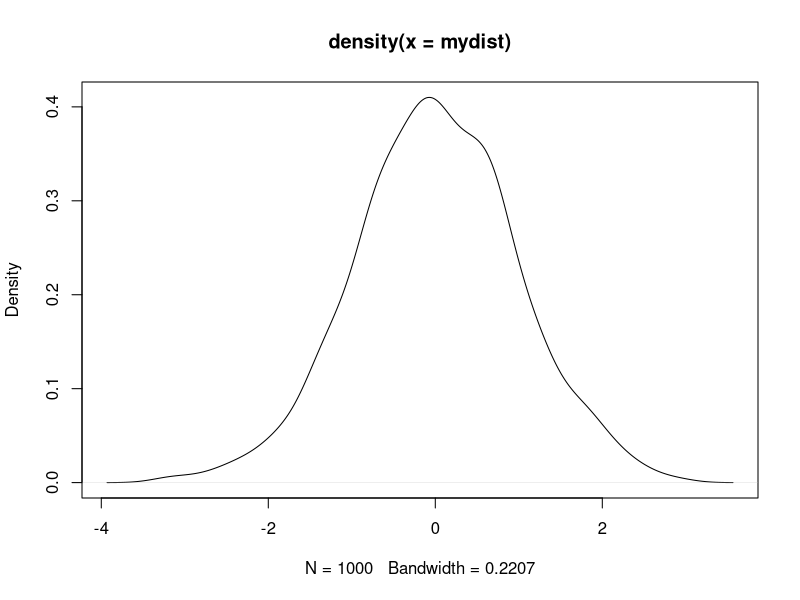
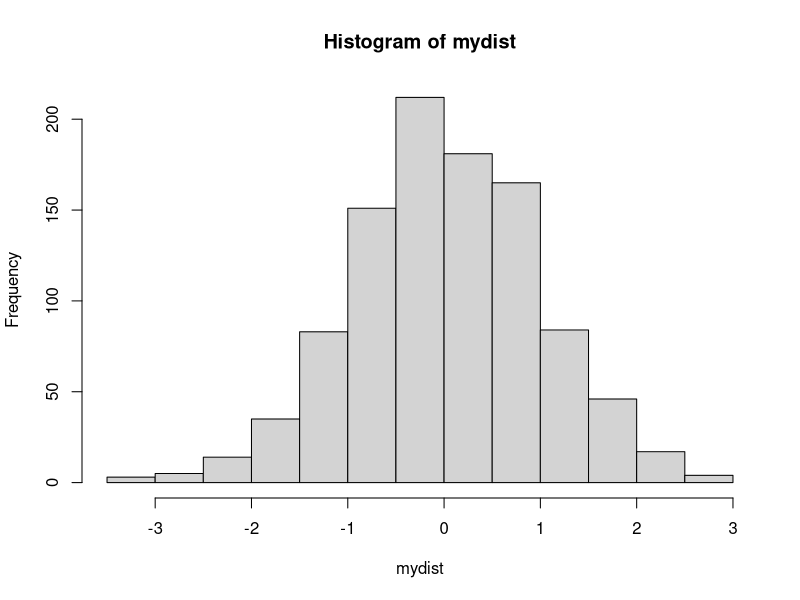
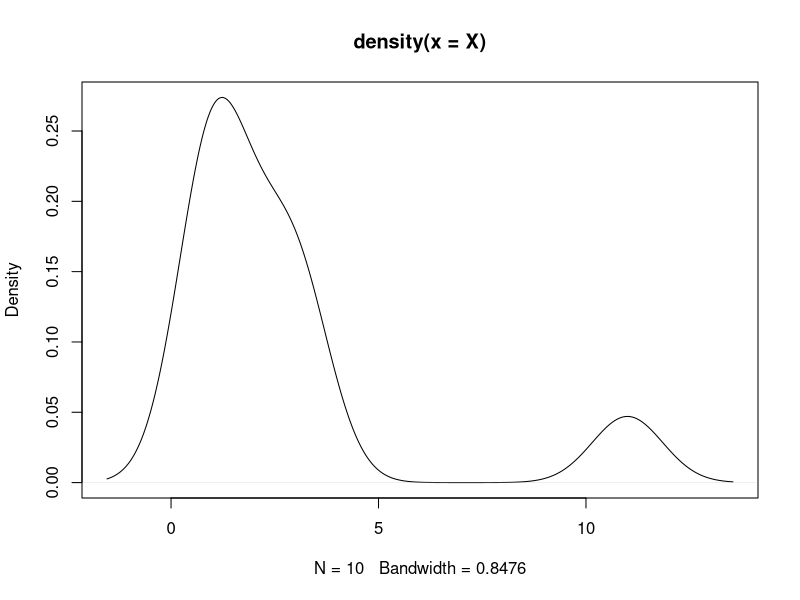
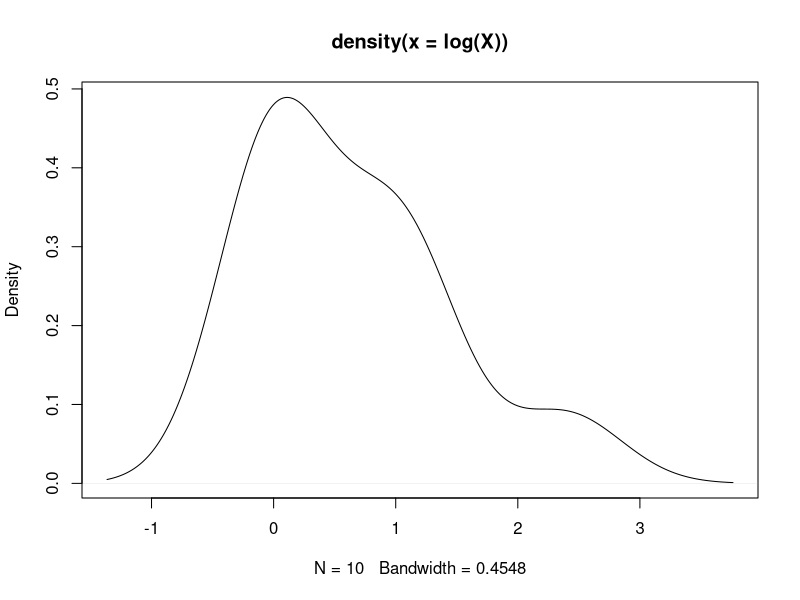
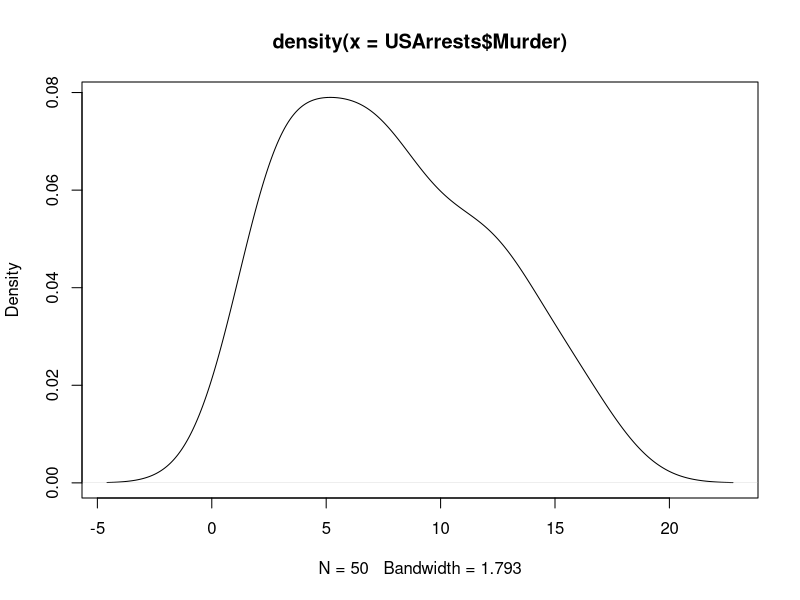
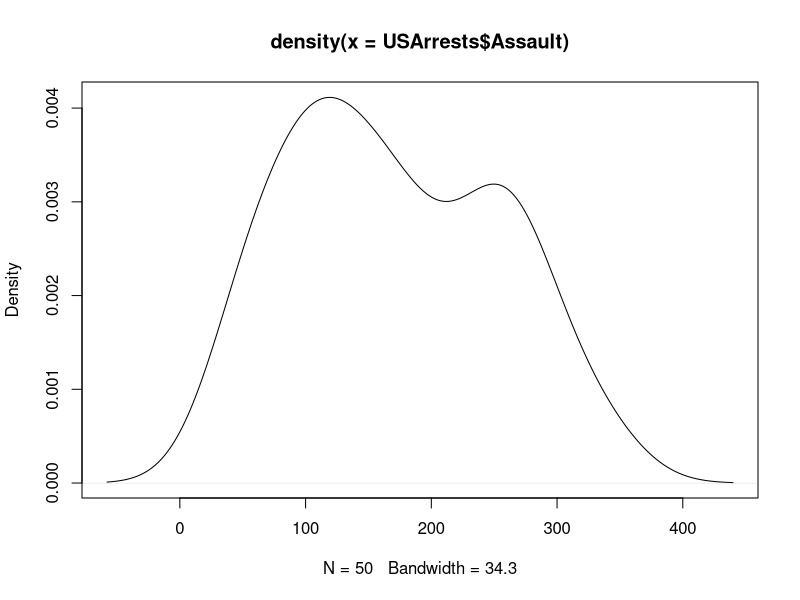
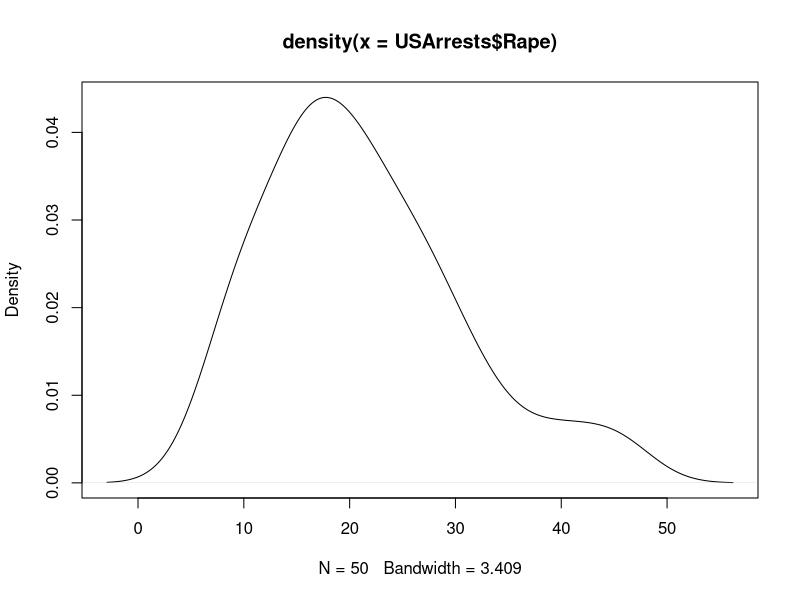
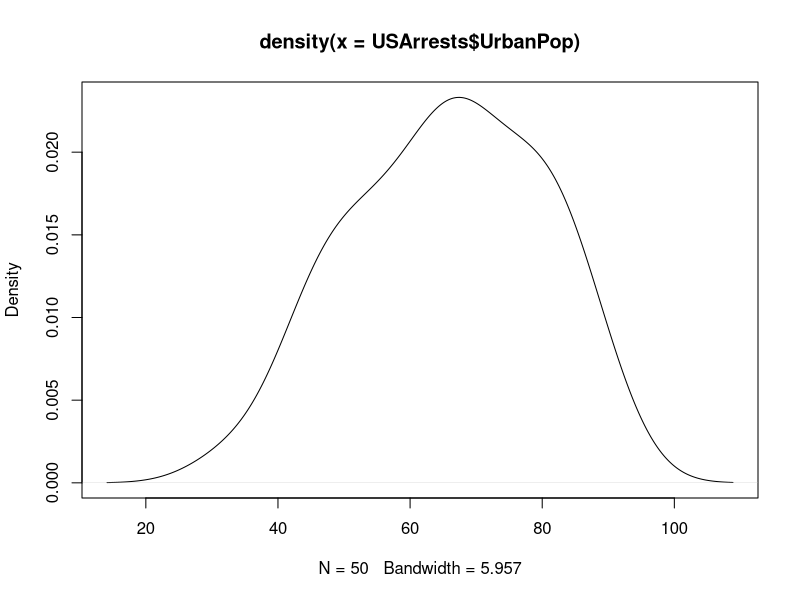

Recreate these plots in R, in order.
?binomial

dbinom(20,40,0.5)
pbinom(20,30,0.5)


#Zad 1  Jakie jest prawdopodobieństwo wyrzucenia 1 orła w 3 próbach

dbinom(1,3,0.5)

#Zad 2  Niech zmienna X oznacza prawdopodobieństwo wyciągnięcia
#dwóch króli w dziewięciu losowaniach z talii kart bez zwracania. Czy
#X jest zmienną o rozkładzie dwumianowym? Uzasadnij.

#jak wyciągniemy jedną kartę , to już każda próba będzie inna, bo już zbiór będzie naruszony


#Drużyna piłkarska strzela rzuty karne ze skutecznością 70 procent.
#Jakie jest prawdopodobieństwo, że w serii 5 rzutów karnych
#drużyna trafi:
#  a. dokładnie 2 razy
dbinom(2,5,0.7)

#b. nie więcej niż 2 razy 
pbinom(2,5,0.7)

dbinom(0,5,0.7)+dbinom(1,5,0.7)+dbinom(2,5,0.7)


pnorm(-3)
1-pnorm(-3)
1-2*pnorm(-3)

dnorm(0)

pnorm(1.52)
pnorm(-1.44)
pnorm(32,57.24,17.42)

rnorm(10)
rnorm(10)
mydist = rnorm(1000)
plot(density(mydist))
hist(mydist)

ecdf(mydist)(2)
pnorm(2)

X <- c(1, 11, 2, 3, 1, 3, 3, 1, 1, 1)
X
plot(density(X))
plot(density(log(X)))

data <- data("USArrests")
USArrests$Murder
USArrests$Assault
USArrests$Rape
plot(density(USArrests$Murder))
plot(density(USArrests$Assault))
plot(density(USArrests$Rape))
plot(density(USArrests$UrbanPop))

patients <- c(1.5, 2.9, 0.9, 3.9, 3.2, 2.1)
patients.mean <- mean(patients)
patients.sd <- sqrt(sum((patients - patients.mean)^2/(6-1)))
patients.sd


election <- c(rep(0,57), rep(1,43))
election
election.mean <- mean(election)
election.sd <- sqrt(sum((election - election.mean)^2/(100-1)))
election.sd
sd(election)
est.sd <- election.sd/10

pnorm(-4)+pnorm(4, lower.tail = F)
options(scipen=50)
pnorm(-4)+pnorm(4, lower.tail = F)
